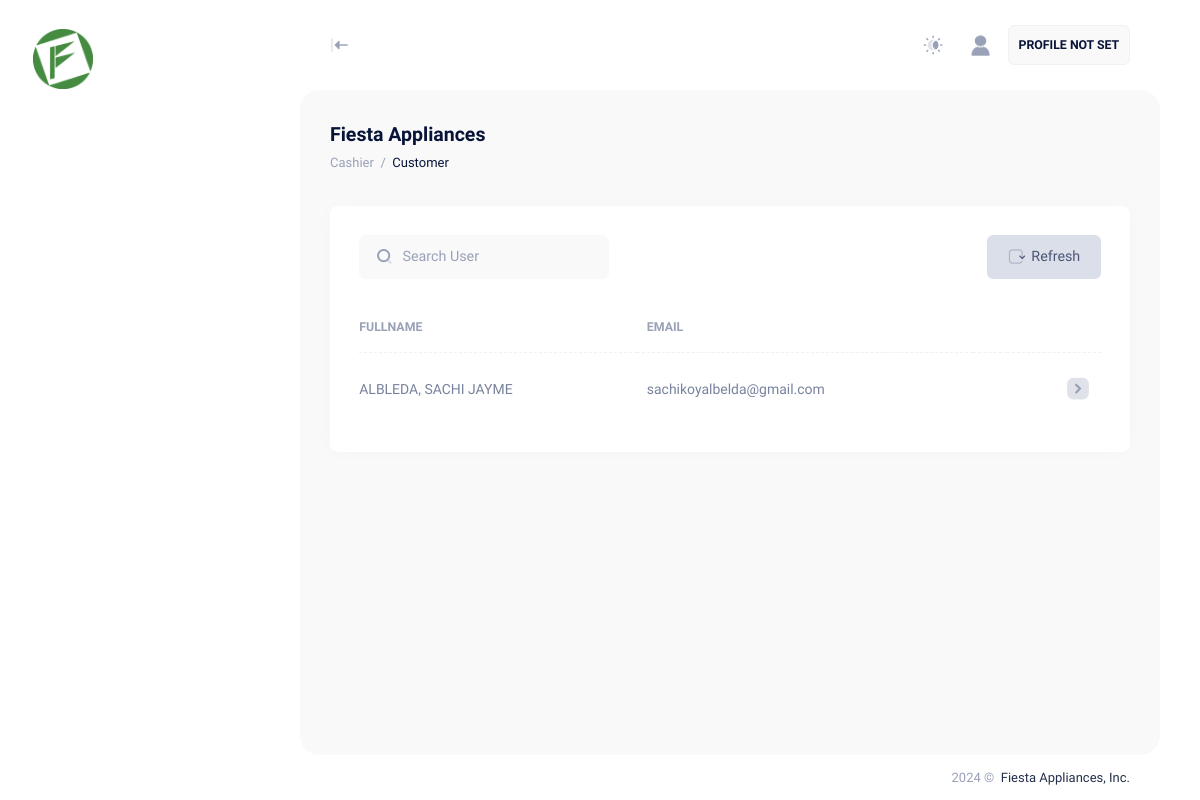
/user/cashier/customer.php (signed in), run on an earlier commit of the app's database.
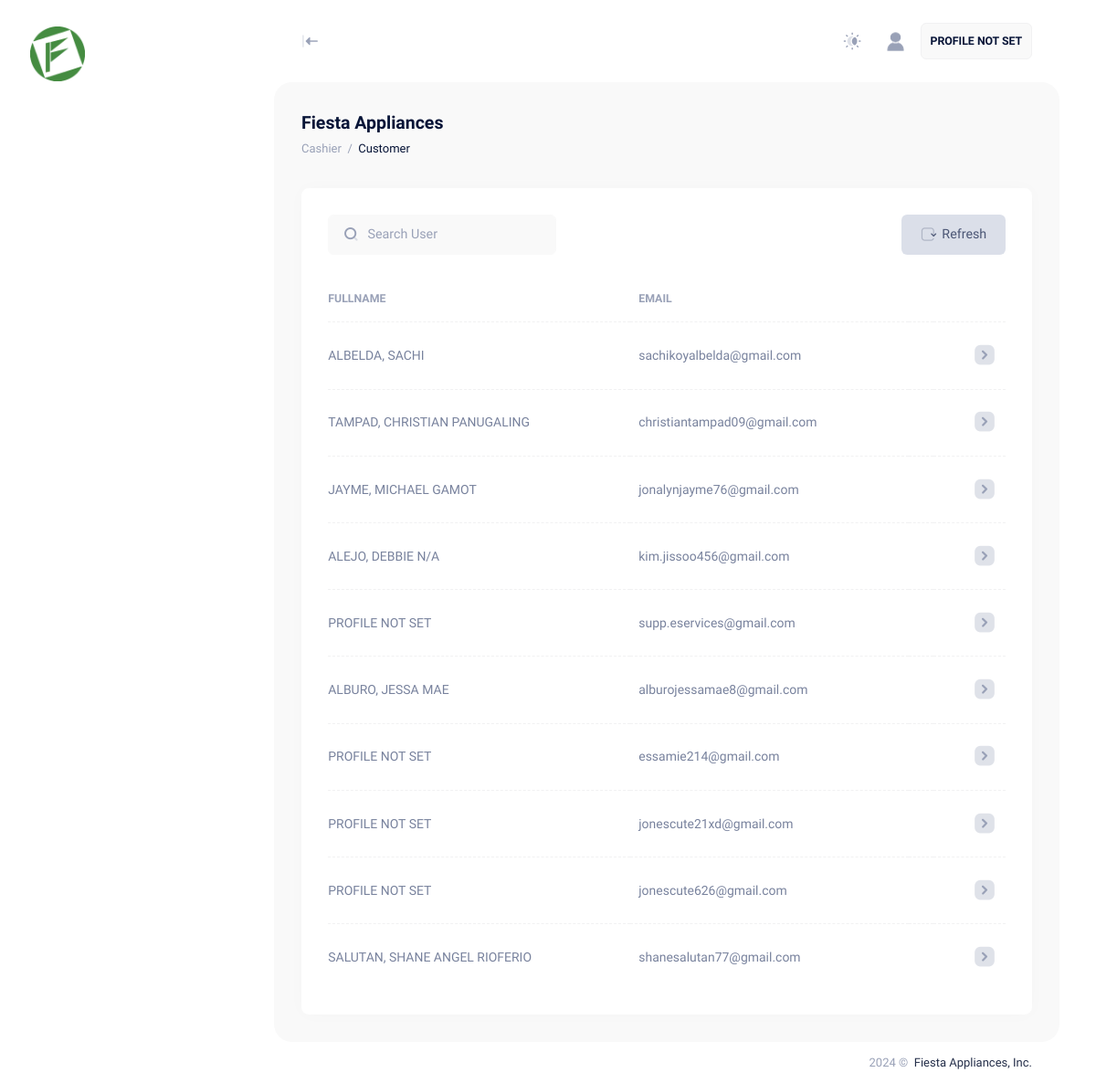
And on a later commit of the database.
### tables this page shows
CREATE TABLE IF NOT EXISTS `appsysusers` (
  `PK_appsysUsers` int NOT NULL AUTO_INCREMENT COMMENT 'AUTO GENERATED ID PER USER',
  `user_email` varchar(100) DEFAULT NULL COMMENT 'HASHED EMAIL',
  `user_password` longtext COMMENT 'HASHED PASSWORD',
  `user_empId` varchar(255) DEFAULT NULL COMMENT 'USER EMPLOYEE ID',
  `user_recoveryCode` varchar(255) DEFAULT NULL COMMENT 'HASHED RECOVERY CODE',
  `user_activationCode` varchar(255) DEFAULT NULL COMMENT 'HASHED ACTIVATION CODE',
  `user_secret` varchar(255) DEFAULT NULL,
  `isSecret` bit(1) DEFAULT NULL,
  `isActivated` bit(1) DEFAULT NULL,
  `isDisabled` bit(1) DEFAULT NULL,
  `isDeactivated` bit(1) DEFAULT NULL,
  `isAdmin` bit(1) DEFAULT NULL,
  `isCustomer` bit(1) DEFAULT NULL,
  `isBranchManager` bit(1) DEFAULT NULL,
  `isCreditInvestigator` bit(1) DEFAULT NULL,
  `isCreditCoordinator` bit(1) DEFAULT NULL,
  `isCashier` bit(1) DEFAULT NULL,
  `userLastname` longtext,
  `userFirstName` varchar(500) DEFAULT NULL,
  `userMiddleName` varchar(500) DEFAULT NULL,
  `userNickName` varchar(500) DEFAULT NULL,
  `userGender` int DEFAULT NULL,
  `userCivilStatus` varchar(500) DEFAULT NULL,
  `userNationality` varchar(500) DEFAULT NULL,
  `userAge` int DEFAULT NULL,
  `userDateofBirth` date DEFAULT NULL,
  `userPlaceofBirth` longtext,
  `userContactNumber` varchar(500) DEFAULT NULL,
  `userAddress` longtext,
  `userRegionCode` varchar(50) DEFAULT NULL,
  `userRegion` varchar(255) DEFAULT NULL,
  `userProvinceCode` varchar(50) DEFAULT NULL,
  `userProvince` varchar(255) DEFAULT NULL,
  `userCityCode` varchar(50) DEFAULT NULL,
  `userCity` varchar(255) DEFAULT NULL,
  `userBarangayCode` varchar(50) DEFAULT NULL,
  `userBarangay` varchar(255) DEFAULT NULL,
  `userFullName` varchar(500) DEFAULT NULL,
  `isProfileFilled` bit(1) DEFAULT NULL,
  `isSpouseFilled` bit(1) DEFAULT NULL,
  `isHomeOwnershipFilled` bit(1) DEFAULT NULL,
  `isEmploymentFilled` bit(1) DEFAULT NULL,
  `isPersonalPrefFilled` bit(1) DEFAULT NULL,
  `isChildrenFilled` bit(1) DEFAULT NULL,
  `isRelativesFilled` bit(1) DEFAULT NULL,
  `isNeighborFilled` bit(1) DEFAULT NULL,
  `isNew` int DEFAULT NULL,
  `isCiApproved` int DEFAULT NULL,
  `isCoordinatorApproved` int DEFAULT NULL,
  `lat` longtext,
  `long` longtext,
  PRIMARY KEY (`PK_appsysUsers`) USING BTREE
);

### user/cashier/customer.php (the view, shortened to what this page needs)
<?php
include '../../app/sessions/CashierSession.php';
try {
    $conn = new PDO("mysql:host=$fa_dbserver;dbname=$fa_dbname", $fa_dbuser, $fa_dbpassword);
    $conn->setAttribute(PDO::ATTR_ERRMODE, PDO::ERRMODE_EXCEPTION);
    $user = $conn->prepare("SELECT * FROM appsysusers WHERE isCustomer = 1");
    $user->execute();
    $cuser = $user->rowCount();
} catch (PDOException $e) {
    echo "Error: " . $e->getMessage();
}
?>
<!DOCTYPE html>
<html lang="en">
<head>
    <link href="../../assets/plugins/custom/leaflet/leaflet.bundle.css" rel="stylesheet" type="text/css" />
    <link href="../../assets/plugins/custom/datatables/datatables.bundle.css" rel="stylesheet" type="text/css" />
    <link href="../../assets/plugins/global/plugins.bundle.css" rel="stylesheet" type="text/css" />
    <link href="../../assets/css/style.bundle.css" rel="stylesheet" type="text/css" />
    <link href="../../assets/css/custom.bundle.css" rel="stylesheet" type="text/css" />
</head>
<body id="kt_body" class="header-fixed header-tablet-and-mobile-fixed toolbar-enabled aside-fixed aside-default-enabled user-select-none">
    <div class="d-flex flex-column flex-root">
        <div class="page d-flex flex-row flex-column-fluid">
            <div id="kt_aside" class="aside aside-default aside-hoverable " data-kt-drawer="true" data-kt-drawer-name="aside" data-kt-drawer-activate="{default: true, lg: false}" data-kt-drawer-overlay="true" data-kt-drawer-width="{default:'200px', '300px': '250px'}" data-kt-drawer-direction="start" data-kt-drawer-toggle="#kt_aside_toggle">
                <div class="aside-logo flex-column-auto px-10 pt-9 pb-5" id="kt_aside_logo">
                    <a href="/">
                        <img alt="Logo" src="../../assets/media/logos/FIESTAAPPL_LOGO.png" width="60px" class="max-h-50px logo-default theme-light-show" />
                    </a>
                </div>
                <div class="aside-menu flex-column-fluid ps-3 pe-1">
                </div>
            </div>
            <div class="wrapper d-flex flex-column flex-row-fluid" id="kt_wrapper">
                <div id="kt_header" class="header " data-kt-sticky="true" data-kt-sticky-name="header" data-kt-sticky-offset="{default: '200px', lg: '300px'}">
                    <div class=" container-fluid  d-flex align-items-stretch justify-content-between">
                        <div class="d-flex align-items-center flex-grow-1 flex-lg-grow-0">
                            <div class="btn btn-icon w-auto ps-0 btn-active-color-primary d-none d-lg-inline-flex me-2 me-lg-5 " data-kt-toggle="true" data-kt-toggle-state="active" data-kt-toggle-target="body" data-kt-toggle-name="aside-minimize">
                                <i class="ki-duotone ki-black-left-line fs-1 rotate-180"><span class="path1"></span><span class="path2"></span></i>
                            </div>
                        </div>
                        <div class="d-flex align-items-stretch justify-content-end flex-lg-grow-1">
                            <div class="d-flex align-items-stretch flex-shrink-0">
                                <div class="d-flex align-items-center ms-1 ms-lg-2">
                                    <a href="#" class="btn btn-icon btn-active-light-primary w-30px h-30px w-md-40px h-md-40px" data-kt-menu-trigger="{default:'click', lg: 'hover'}" data-kt-menu-attach="parent" data-kt-menu-placement="bottom-end">
                                        <i class="ki-duotone ki-night-day theme-light-show fs-1"><span class="path1"></span></i> </a>
                                </div>
                                <div class="d-flex align-items-center ms-2 ms-lg-3" id="kt_header_user_menu_toggle">
                                    <div class="cursor-pointer symbol symbol-35px symbol-lg-35px" data-kt-menu-trigger="{default: 'click', lg: 'hover'}" data-kt-menu-attach="parent" data-kt-menu-placement="bottom-end">
                                        <img alt="Pic" src="../../assets/media/avatars/user-avatar.png" />
                                    </div>
                                </div>
                                <div class="d-flex align-items-center ms-2 ms-lg-3 user_profile">
                                    <div class="border rounded p-3 bg-light fw-bolder">
                                        <div class="d-flex flex-column">
                                            <div class="fw-bold d-flex align-items-center fs-7">
                                                <?php
                                                if ($fullname != "") {
                                                    echo $fullname;
                                                } else {
                                                    echo "PROFILE NOT SET";
                                                }
                                                ?>
                                            </div>
                                        </div>
                                    </div>
                                </div>
                            </div>
                        </div>
                    </div>
                </div>
                <div class="content fs-6 d-flex flex-column flex-column-fluid" id="kt_content">
                    <div class="toolbar" id="kt_toolbar">
                        <div class=" container-fluid  d-flex flex-stack flex-wrap flex-sm-nowrap">
                            <div class="d-flex flex-column align-items-start justify-content-center flex-wrap me-2">
                                <h1 class="text-dark fw-bold my-1 fs-2">
                                    Fiesta Appliances <small class="text-muted fs-6 fw-normal ms-1"></small>
                                </h1>
                                <ul class="breadcrumb fw-semibold fs-base my-1">
                                    <li class="breadcrumb-item text-muted">
                                        Cashier
                                    </li>
                                    <li class="breadcrumb-item text-dark">
                                        <a href="customer.php" class="text-dark">Customer</a>
                                    </li>
                                </ul>
                            </div>
                        </div>
                    </div>
                    <div class="post fs-6 d-flex flex-column-fluid" id="kt_post">
                        <div class="container-fluid">
                            <div class="row g-xl-12">
                                <div class="col-xl-12">
                                    <div class="card">
                                        <div class="card-header border-0 pt-6">
                                            <div class="card-title">
                                                <div class="d-flex align-items-center position-relative my-1">
                                                    <i class="ki-duotone ki-magnifier fs-3 position-absolute ms-5"><span class="path1"></span><span class="path2"></span></i> <input type="text" data-kt-customer-table-filter="search" class="form-control form-control-solid w-250px ps-13" placeholder="Search User" />
                                                </div>
                                            </div>
                                            <div class="card-toolbar">
                                                <div class="d-flex justify-content-end gap-3 flex-wrap">
                                                    <a href="" class="btn btn-secondary d-flex align-items-center">
                                                        <i class="ki-duotone ki-arrow-circle-right fs-2">
                                                            <span class="path1"></span>
                                                        </i>
                                                        <span>Refresh</span>
                                                    </a>
                                                </div>
                                            </div>
                                        </div>
                                        <div class="card-body py-4">
                                            <table class="table align-middle table-row-dashed fs-6 gy-5" id="tb_customer">
                                                <thead>
                                                    <tr class="text-start text-muted fw-bold fs-7 text-uppercase gs-0">
                                                        <th>Fullname</th>
                                                        <th>Email</th>
                                                        <th></th>
                                                        <th></th>
                                                    </tr>
                                                </thead>
                                                <tbody class="text-gray-600 fw-semibold">
                                                    <?php if ($cuser > 0) { ?>
                                                        <?php while ($ruser = $user->fetch(PDO::FETCH_ASSOC)) { ?>
                                                            <tr>
                                                                <td>
                                                                    <?php if ($ruser["userFullName"] != "") { ?>
                                                                        <?php echo $ruser["userFullName"]; ?>
                                                                    <?php } else { ?>
                                                                        PROFILE NOT SET
                                                                    <?php } ?>
                                                                </td>
                                                                <td><?php echo $ruser["user_email"]; ?></td>
                                                                <td></td>
                                                                <td class="text-end datainput">
                                                                    <div class="d-flex justify-content-end gap-2">
                                                                        <a href="customer-view.php?uid=<?php echo $ruser["PK_appsysUsers"]; ?>" class="tableaction-hover rounded pt-2 pb-1 ps-3 pe-3">
                                                                            <i class="ki-duotone ki-right-square fs-2x">
                                                                                <span class="path1"></span>
                                                                            </i>
                                                                        </a>
                                                                    </div>
                                                                </td>
                                                            </tr>
                                                        <?php } ?>
                                                    <?php } ?>
                                                </tbody>
                                            </table>
                                        </div>
                                    </div>
                                </div>
                            </div>
                        </div>
                    </div>
                </div>
                <div class="footer py-4 d-flex flex-lg-column user-select-none" id="kt_footer">
                    <div class="container-fluid d-flex flex-column justify-content-end flex-md-row flex-stack">
                        <div class="text-dark order-2 order-md-1">
                            <span class="text-muted fw-semibold me-1">
                                 &copy;
                            </span>
                            <span class="text-gray-800 text-hover-primary">Fiesta Appliances, Inc.</span>
                        </div>
                    </div>
                </div>
            </div>
        </div>
    </div>
</body>
</html>

### assets/css/custom.bundle.css (style rules this page uses)
body { font-family: "Quicksand", sans-serif; font-optical-sizing: auto; }

What changed in the data, as far as the page shows it:
removed appsysusers: userFullName "ALBLEDA, SACHI JAYME", user_email "sachikoyalbelda@gmail.com"
added appsysusers: userFullName "ALBELDA, SACHI", user_email "sachikoyalbelda@gmail.com"
added appsysusers: userFullName "TAMPAD, CHRISTIAN PANUGALING", user_email "christiantampad09@gmail.com"
added appsysusers: userFullName "JAYME, MICHAEL GAMOT", user_email "jonalynjayme76@gmail.com"
added appsysusers: userFullName "ALEJO, DEBBIE N/A", user_email "kim.jissoo456@gmail.com"
added appsysusers: shows "PROFILE NOT SET", user_email "supp.eservices@gmail.com"
added appsysusers: userFullName "ALBURO, JESSA MAE", user_email "alburojessamae8@gmail.com"
added appsysusers: shows "PROFILE NOT SET", user_email "essamie214@gmail.com"
added appsysusers: shows "PROFILE NOT SET", user_email "jonescute21xd@gmail.com"
added appsysusers: shows "PROFILE NOT SET", user_email "jonescute626@gmail.com"
added appsysusers: userFullName "SALUTAN, SHANE ANGEL RIOFERIO", user_email "shanesalutan77@gmail.com"
